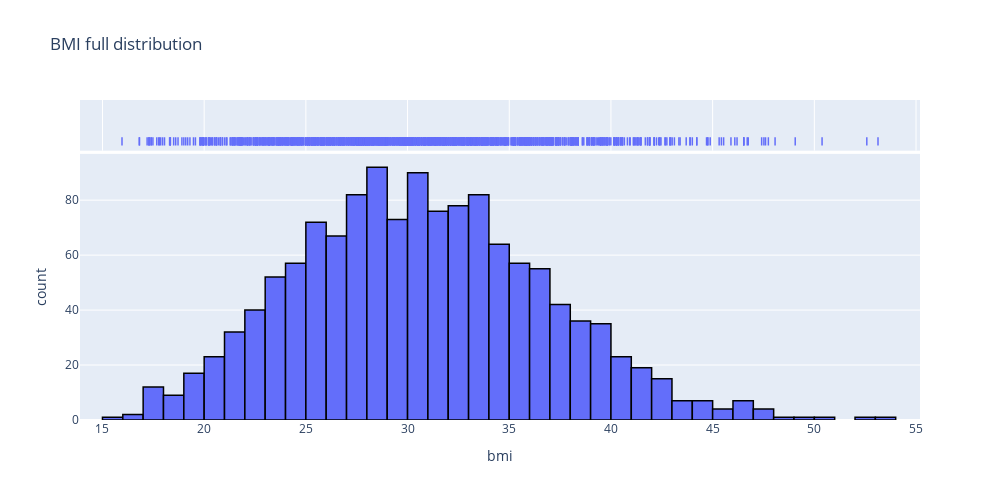
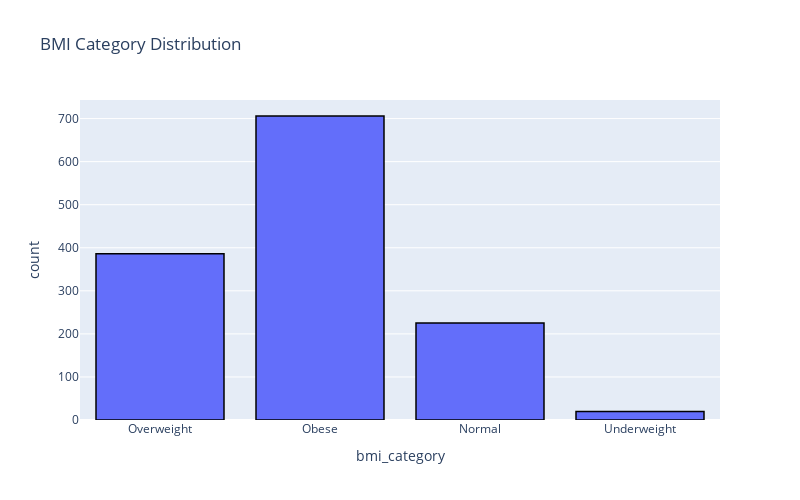

Here is the notebook cell these charts were saved with, in order:
### Code cell
# bmi full distribution 
x=df_cleaned['bmi'] # extract 'bmi' column 
title="BMI full distribution" # the title of the figure
fig = px.histogram(df_cleaned, x=x, marginal="rug",title=title) # create histogram
fig.update_layout(width=1000,height = 500) # set size
fig.update_traces(marker_line_color='black', marker_line_width=1.5) # add black border
fig.show() # display the figure

df_bmi = df_cleaned.copy() # create a copy of the cleaned dataset 
df_bmi['bmi_category'] = df_bmi['bmi'].apply(category_bmi) # call the 'category_bmi' function and create a new column with BMI categories 
title = "BMI Category Distribution" # the title of the figure
fig = px.histogram(df_bmi, x='bmi_category', title=title) # create histogram
fig.update_layout(width=800, height=500) # set size
fig.update_traces(marker_line_color='black', marker_line_width=1.5) # display the figure
fig.show() # display the figure

### Figure 1 — Plotly figure (JSON) as saved in the notebook; plotly's stock layout.template omitted (floating-point values rounded to 4 significant figures; data arrays with more than 128 entries replaced by an {"elided": "..."} marker saying what was removed)
{"data": [{"alignmentgroup": "True", "bingroup": "x", "hovertemplate": "bmi=%{x}<br>count=%{y}<extra></extra>", "legendgroup": "", "marker": {"color": "#636efa", "line": {"color": "black", "width": 1.5}, "pattern": {"shape": ""}}, "name": "", "offsetgroup": "", "orientation": "v", "showlegend": false, "type": "histogram", "x": {"elided": "1337 float values"}, "xaxis": "x", "yaxis": "y"}, {"alignmentgroup": "True", "boxpoints": "all", "fillcolor": "rgba(255,255,255,0)", "hoveron": "points", "hovertemplate": "bmi=%{x}<extra></extra>", "jitter": 0, "legendgroup": "", "line": {"color": "rgba(255,255,255,0)"}, "marker": {"color": "#636efa", "line": {"color": "black", "width": 1.5}, "symbol": "line-ns-open"}, "name": "", "offsetgroup": "", "showlegend": false, "type": "box", "x": {"elided": "1337 float values"}, "xaxis": "x2", "yaxis": "y2"}], "layout": {"barmode": "relative", "height": 500, "legend": {"tracegroupgap": 0}, "title": {"text": "BMI full distribution"}, "width": 1000, "xaxis": {"anchor": "y", "autorange": true, "domain": [0, 1], "range": [13.89, 55.2], "title": {"text": "bmi"}, "type": "linear"}, "xaxis2": {"anchor": "y2", "autorange": true, "domain": [0, 1], "matches": "x", "range": [13.89, 55.2], "showgrid": true, "showticklabels": false, "type": "linear"}, "yaxis": {"anchor": "x", "autorange": true, "domain": [0, 0.8316], "range": [0, 96.84], "title": {"text": "count"}}, "yaxis2": {"anchor": "x2", "autorange": true, "domain": [0.8416, 1], "matches": "y2", "range": [-0.5629, 0.5], "showgrid": false, "showline": false, "showticklabels": false, "ticks": "", "type": "category"}}}

### Figure 2 — Plotly figure (JSON) as saved in the notebook; plotly's stock layout.template omitted (floating-point values rounded to 4 significant figures; data arrays with more than 128 entries replaced by an {"elided": "..."} marker saying what was removed)
{"data": [{"alignmentgroup": "True", "bingroup": "x", "hovertemplate": "bmi_category=%{x}<br>count=%{y}<extra></extra>", "legendgroup": "", "marker": {"color": "#636efa", "line": {"color": "black", "width": 1.5}, "pattern": {"shape": ""}}, "name": "", "offsetgroup": "", "orientation": "v", "showlegend": false, "type": "histogram", "x": {"elided": "1337 str values"}, "xaxis": "x", "yaxis": "y"}], "layout": {"barmode": "relative", "dragmode": "zoom", "height": 500, "legend": {"tracegroupgap": 0}, "title": {"text": "BMI Category Distribution"}, "width": 800, "xaxis": {"anchor": "y", "autorange": false, "domain": [0, 1], "range": [-0.5, 3.5], "title": {"text": "bmi_category"}, "type": "category"}, "yaxis": {"anchor": "x", "autorange": false, "domain": [0, 1], "range": [0, 743.2], "title": {"text": "count"}}}}
